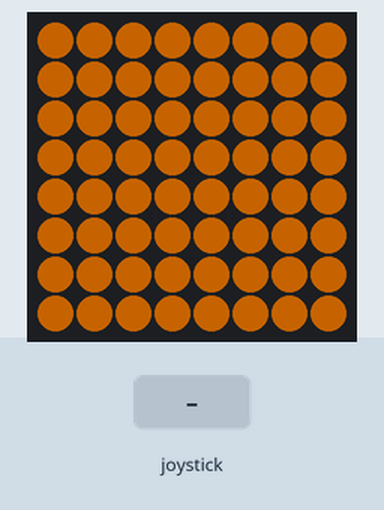
A program run on a simulated Raspberry Pi (BCM pin numbers) with a Sense HAT. On the bench: the Sense HAT's 8×8 RGB LED matrix. Inputs (shaded band) come from the test bench. Dim RGB values are drawn brighter than linear; random numbers come from a fixed seed; threads take turns every 2 ms.

Above: at 0.1 s.
1.7 s: joystick clicked
At 2.3 s:
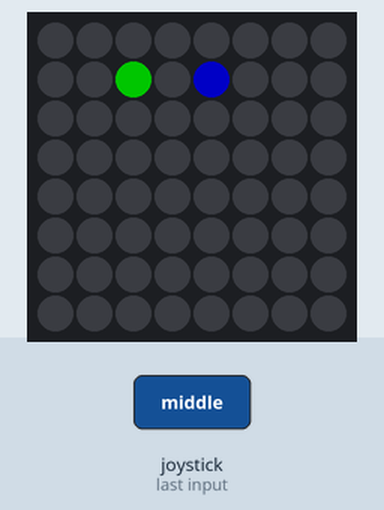
3.2 s: joystick pushed up
At 3.45 s:
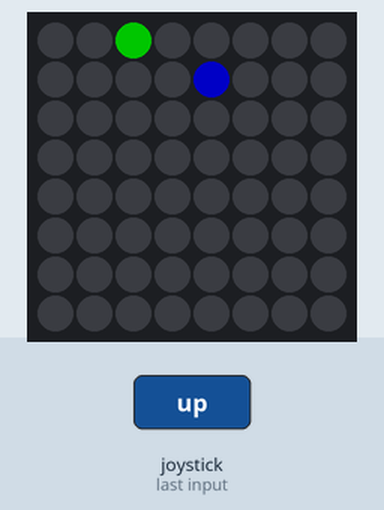
6.2 s: joystick pushed left
At 6.88 s:
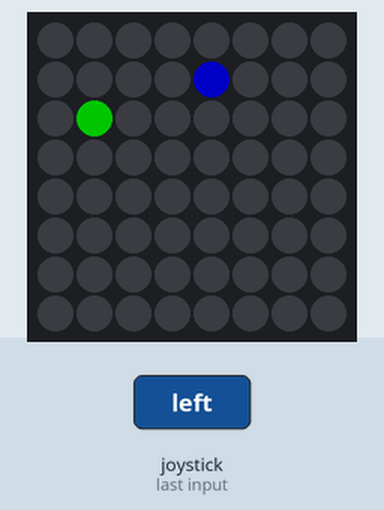
9.2 s: joystick pushed down
At 9.72 s:
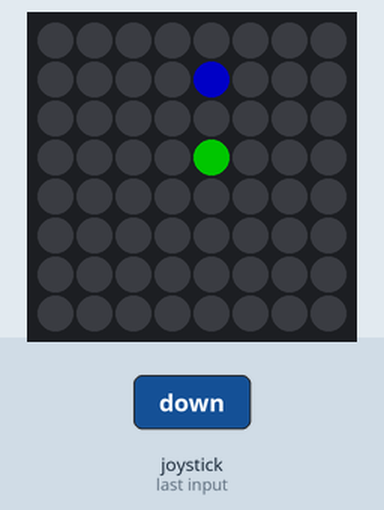
12.2 s: joystick pushed right
At 12.49 s:
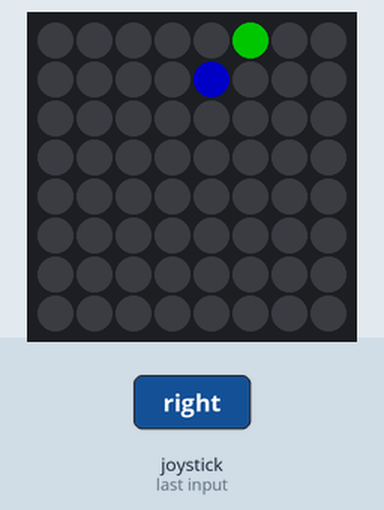
15.2 s: joystick pushed up
At 15.6 s:
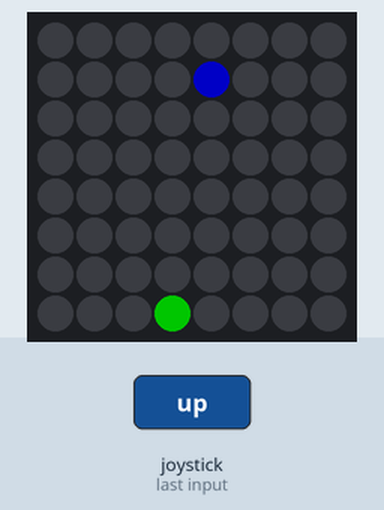
Timing chart, 0 to 18.2 s (numbered marks = the images above; inputs shaded):
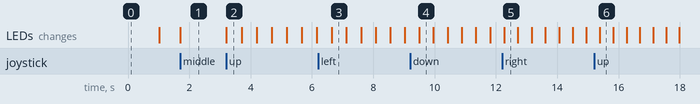

Measured:
- after the input at 1.7 s, the LEDs: change at once (image 1)
- after the input at 3.2 s, the LEDs: change at once (image 2)
- what the display in image 2 shows lasts 0.5 s, from 3.2 s to 3.7 s
- what the display in image 6 shows lasts 0.4 s, from 15.4 s to 15.8 s

The program:

serpent.py
```python
#!/usr/bin/env python3
# -*- coding: utf-8 -*-
#
# Jeu du serpent...
#
# Appuyer sur le bouton central du joystick pour démarrer une nouvelle partie.
# Utiliser le joystick pour diriger le serpent.
# Manger le plus de nourriture possible...
#

from sense_hat import SenseHat, ACTION_PRESSED, ACTION_HELD, ACTION_RELEASED
from time import sleep
from signal import pause
from random import randint
from threading import Timer

rouge = (96, 0, 0)
rouge_fonce = (48, 0, 0)
vert = (0, 96, 0)
vert_fonce = (0, 48, 0)
bleu = (0, 0, 96)
bleu_fonce = (0, 0, 96)
jaune = (96, 96, 0)
jaune_fonce = (48, 48, 0)
orange = (96, 48, 0)
majenta = (96, 0, 96)
cyan = (0, 96, 96)
blanc = (96, 96, 96)
noir = (0, 0, 0)


def clamp(val, min_val=0, max_val=7):
    return min(max_val, max(min_val, val))


def rotate(val):
    return (val+8)%8


class Jeu:

    def __init__(self, sense):
        self.sense = sense
        self.sense.stick.direction_up = self.move_up
        self.sense.stick.direction_down = self.move_down
        self.sense.stick.direction_left = self.move_left
        self.sense.stick.direction_right = self.move_right
        self.sense.stick.direction_middle = self.push_button
        self.dx = self.dy = 0
        self.en_cours = False
        self.sense.clear(orange)
        Timer(1, self.clear).start()

    def clear(self):
        self.sense.clear()

    def move_up(self, event):
        if event.action == ACTION_PRESSED:
            if self.en_cours:
                self.dy = -1
                self.dx = 0
            elif self.score > 0:
                self.affiche_score()

    def move_down(self, event):
        if event.action == ACTION_PRESSED:
            self.dy = 1
            self.dx = 0

    def move_left(self, event):
        if event.action == ACTION_PRESSED:
            self.dx = -1
            self.dy = 0

    def move_right(self, event):
        if event.action == ACTION_PRESSED:
            self.dx = 1
            self.dy = 0

    def push_button(self, event):
        if event.action != ACTION_PRESSED:
            return
        if not self.en_cours:
            self.en_cours = True
            self.x = randint(0, 7)
            self.y = randint(0, 7)
            self.serpent = [(self.x, self.y)]
            self.dx = self.dy = 0
            self.duree = .5
            self.sense.set_pixel(self.x, self.y, vert)
            self.bouffe = False
            self.score = 0
            self.run()
        else:
            if self.timer.is_alive():
                self.timer.cancel()
            else:
                self.run()

    def affiche_score(self):
        self.sense.show_message("SCORE %d"%self.score, 0.05,
                                text_colour=jaune,
                                back_colour=rouge_fonce)
        Timer(1, self.clear).start()

    def run(self):
        if not self.bouffe:
            while True:
                self.nx = randint(0, 7)
                self.ny = randint(0, 7)
                if (self.nx, self.ny) not in self.serpent:
                    break
            self.bouffe = True
        self.sense.clear()
        self.x = rotate(self.x+self.dx)
        self.y = rotate(self.y+self.dy)
        if self.dx + self.dy != 0:
            if (self.x, self.y) in self.serpent:
                self.en_cours = False
                self.affiche_score()
                return
            self.duree*=.995
            if self.duree < .1:
                self.duree = .1
        self.serpent.append((self.x, self.y))
        if self.x == self.nx and self.y == self.ny:
            self.bouffe = False
            self.score += 1
            if len(self.serpent) >= 20:
                self.serpent.pop(0)
        else:
            self.serpent.pop(0)
        self.sense.set_pixel(self.nx, self.ny, bleu)
        j = 0
        for i in range(len(self.serpent)-1, -1, -1):
            c = self.serpent[i]
            if j == 0:
                self.sense.set_pixel(c[0], c[1], vert)
            elif j%3 == 0:
                self.sense.set_pixel(c[0], c[1], vert_fonce)
            else:
                self.sense.set_pixel(c[0], c[1], jaune_fonce)
            j += 1
        self.timer = Timer(self.duree, self.run)
        self.timer.start()
        #Timer(self.duree, self.run).start()


jeu = Jeu(SenseHat())

try:
    pause()
except KeyboardInterrupt:
    print("Terminé !")
sleep(.5)
SenseHat().clear()
```
